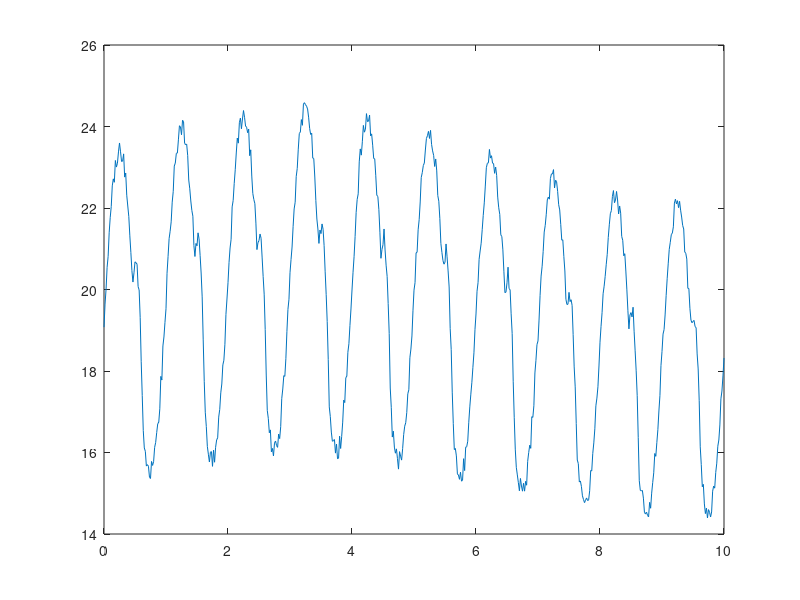

Recreate this plot in MATLAB.
clear all

noise=0.5;
DC=15;
AC=1;
DN=1;
fluctuation=1;
samplingrate=60;
heartrate=60;
time=10;

t=0:1/samplingrate:time;
a=4*sin(t*2*pi*heartrate/60)+4;
b=sin(t*2*pi*heartrate/60+pi*1.4)*4-3.5;


for i=1:length(a)
    if a(i)<0
        a(i)=0;
    end
end

for i=1:length(b)
    if b(i)<0
        b(i)=0;
    end
end
    
c=AC*(a+DN*b*4);
%---------Add noise

c=c+noise*rand(1,length(c));

%---------Add DC

c=c+DC;
%--------Add fluctuation

F=0.05*sin(t/2)+1;
c=fluctuation*c.*F;
plot(t,c)
